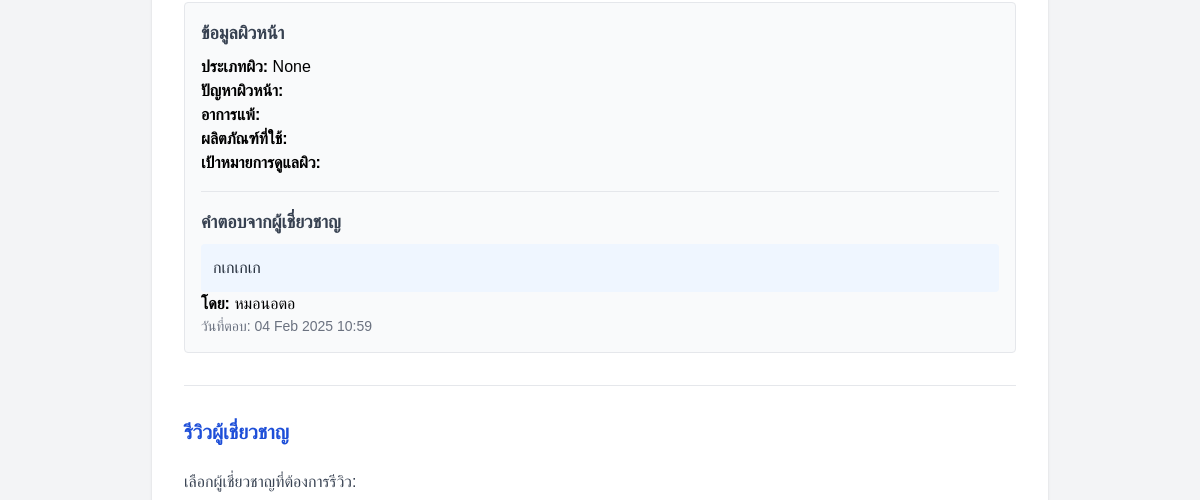
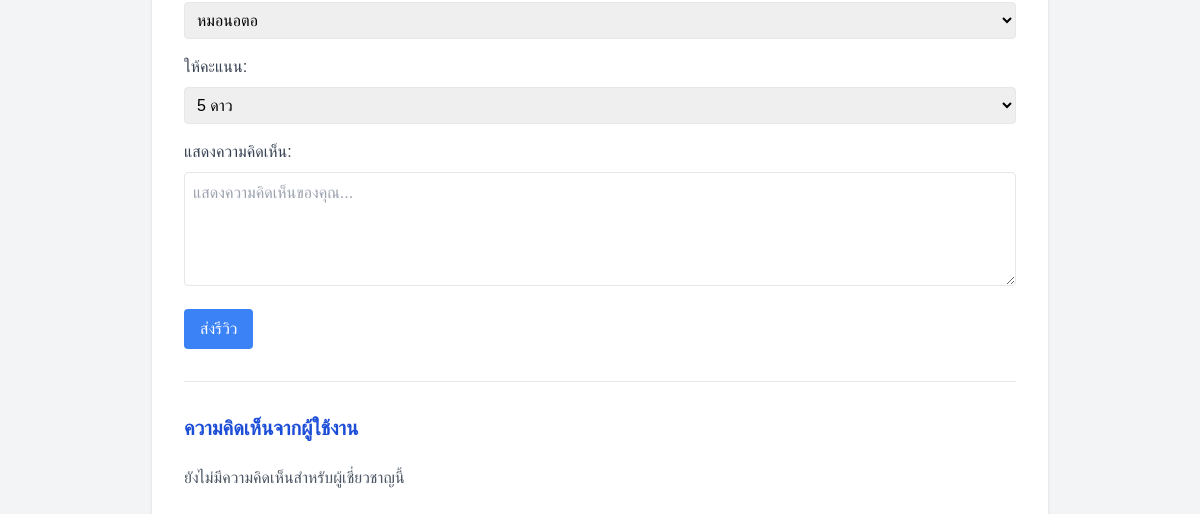
The app's page /general-advice/ (signed in, lower part), older data (2 pictures, top to bottom).
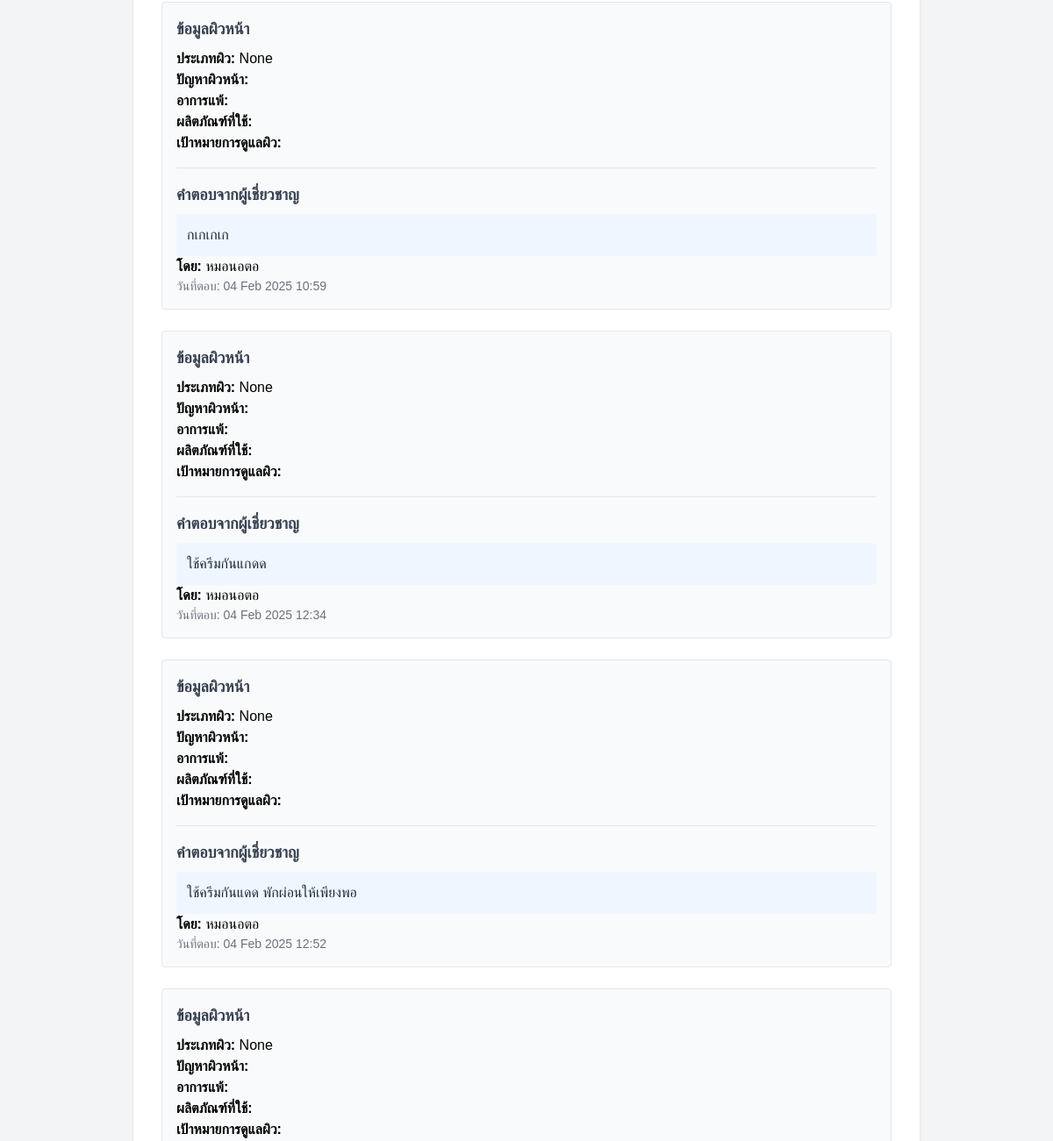
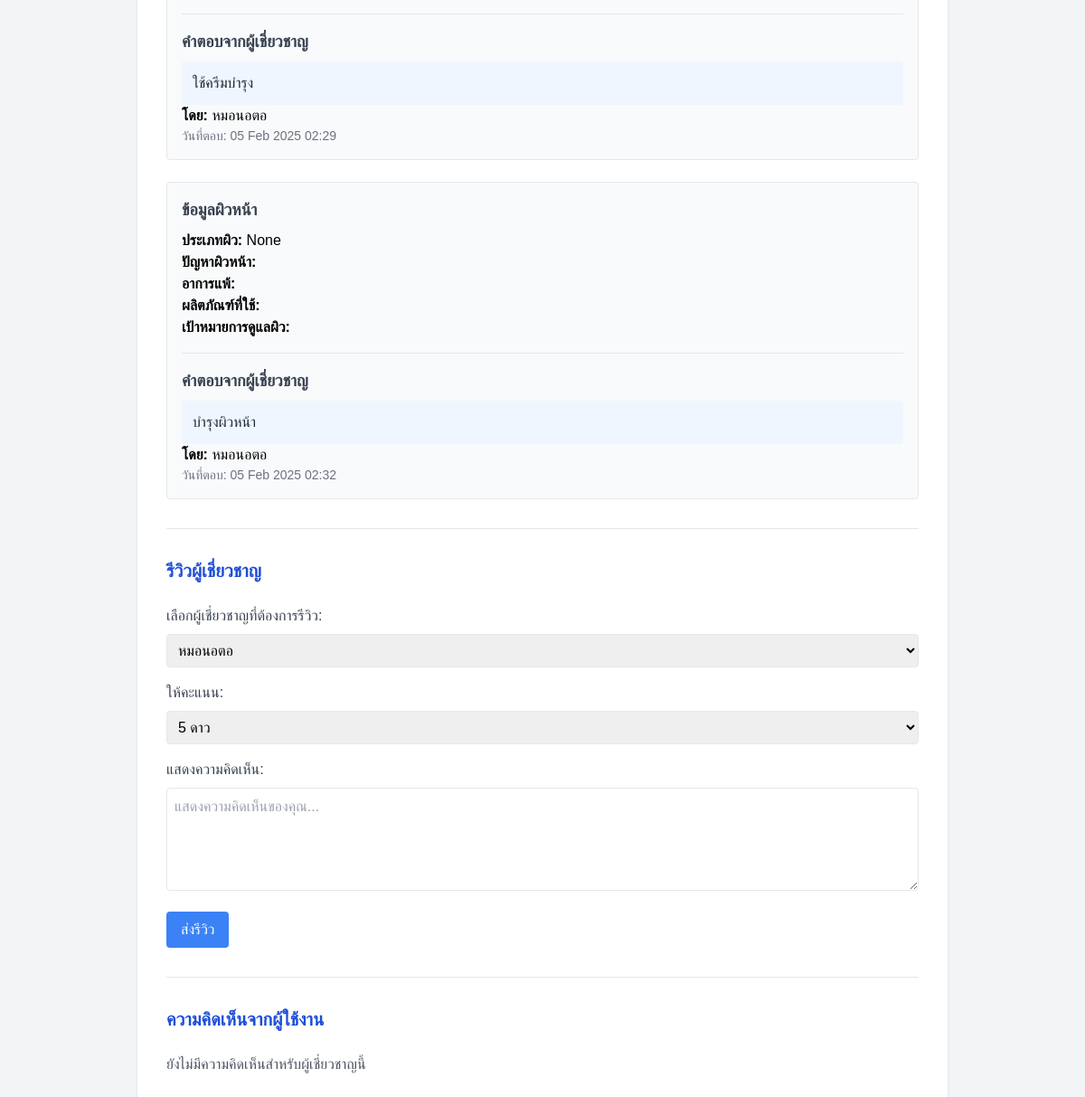
The same page, newer data (2 pictures, top to bottom).
### accounts/models.py (models this page shows, shortened)
class ExpertResponse(models.Model):
    skin_data = models.ForeignKey('SkinData', on_delete=models.CASCADE, related_name='responses')  # Many-to-One
    expert = models.ForeignKey(User, on_delete=models.CASCADE, related_name='expert_responses')  # ผู้เชี่ยวชาญ
    response_text = models.TextField()
    created_at = models.DateTimeField(auto_now_add=True)
    updated_at = models.DateTimeField(auto_now=True)

class SkinData(models.Model):
    user = models.ForeignKey(User, on_delete=models.CASCADE, related_name="skin_data")
    skin_type = models.CharField(max_length=50, blank=True, null=True)
    concern = models.TextField(blank=True, null=True)
    allergy_history = models.TextField(blank=True, null=True)
    current_products = models.TextField(blank=True, null=True)
    skincare_goal = models.TextField(blank=True, null=True)
    submitted_at = models.DateTimeField(auto_now_add=True)

### accounts/views.py (the view)
# urls.py: path('general-advice/', views.general_advice, name='general_advice'),
@login_required
def general_advice(request):
    expert_responses = ExpertResponse.objects.filter(skin_data__user=request.user)
    return render(request, 'general_advice.html', {'expert_responses': expert_responses})

### templates/general_advice.html (shortened to what the changed rows need)
<!DOCTYPE html>
<html lang="th">
<head>
    <script src="https://cdn.tailwindcss.com"></script>
</head>
<body class="bg-gray-100 p-10">
    <div class="max-w-4xl mx-auto bg-white p-8 rounded shadow">
        {% if expert_responses %}
            {% for response in expert_responses %}
            <div class="p-4 border rounded mb-6 bg-gray-50">
                <h2 class="text-lg font-bold text-gray-700 mb-2">ข้อมูลผิวหน้า</h2>
                <p><strong>ประเภทผิว:</strong> {{ response.skin_data.skin_type }}</p>
                <p><strong>ปัญหาผิวหน้า:</strong> {{ response.skin_data.concern }}</p>
                <p><strong>อาการแพ้:</strong> {{ response.skin_data.allergy_history }}</p>
                <p><strong>ผลิตภัณฑ์ที่ใช้:</strong> {{ response.skin_data.current_products }}</p>
                <p><strong>เป้าหมายการดูแลผิว:</strong> {{ response.skin_data.skincare_goal }}</p>
                <hr class="my-4">
                <h2 class="text-lg font-bold text-gray-700 mb-2">คำตอบจากผู้เชี่ยวชาญ</h2>
                <p class="bg-blue-50 p-3 rounded text-gray-800">{{ response.response_text }}</p>
                <p><strong>โดย:</strong> {{ response.expert.username }}</p>
                <p class="text-sm text-gray-500">วันที่ตอบ: {{ response.created_at|date:"d M Y H:i" }}</p>
            </div>
            {% endfor %}
        {% else %}
        <p class="text-gray-600">ยังไม่มีคำแนะนำจากผู้เชี่ยวชาญ</p>
        {% endif %}
        <h2 class="text-xl font-bold mb-6 text-blue-700">รีวิวผู้เชี่ยวชาญ</h2>
        <h2 class="text-xl font-bold mb-6 text-blue-700">ความคิดเห็นจากผู้ใช้งาน</h2>
    </div>
</body>
</html>

Row changes from the older to the newer data that the page shows:
added ExpertResponse: skin_data.skin_type "None", response_text "ใช้ครีมกันแกดด", expert.username "หมอนอตอ", created_at "04 Feb 2025 12:34"
added ExpertResponse: skin_data.skin_type "None", response_text "ใช้ครีมกันแดด พักผ่อนให้เพียงพอ", expert.username "หมอนอตอ", created_at "04 Feb 2025 12:52"
added ExpertResponse: skin_data.skin_type "None", response_text "ใช้ครีมบำรุง", expert.username "หมอนอตอ", created_at "05 Feb 2025 02:29"
added ExpertResponse: skin_data.skin_type "None", response_text "บำรุงผิวหน้า", expert.username "หมอนอตอ", created_at "05 Feb 2025 02:32"
